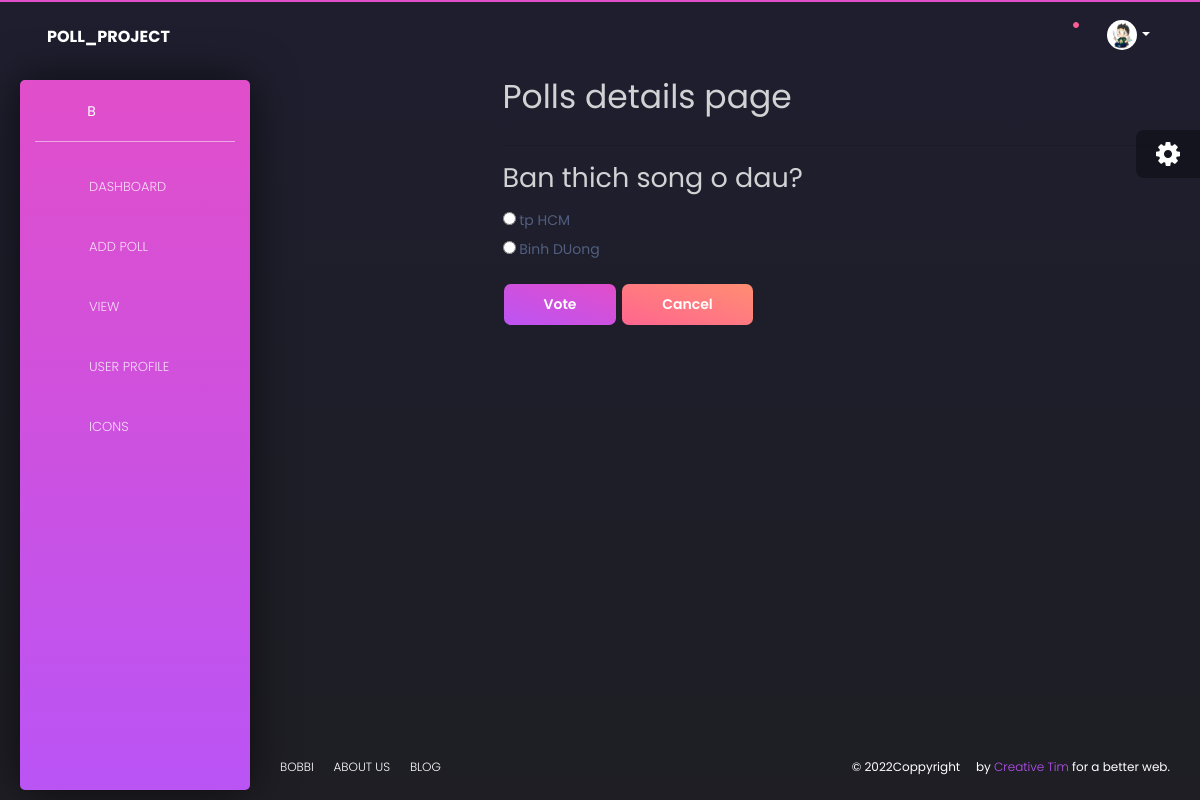
Screenshot of /1/ (signed in) with the database file from the repository.
### poll/models.py (models this page shows, shortened)
class User(AbstractUser):
    profile_pic = models.ImageField(upload_to='profile_pic/')
    def __str__(self):
        return self.username

class Poll(models.Model):
    owner = models.ForeignKey(User, on_delete=models.CASCADE)
    text = models.TextField()
    pub_date = models.DateTimeField(default=timezone.now)
    active = models.BooleanField(default=True)
    def __str__(self):
        return self.text

class Choice(models.Model):
    poll = models.ForeignKey(Poll, on_delete=models.CASCADE)
    choice_text = models.CharField(max_length=255)

### poll/views.py (the view)
# urls.py: path('<int:poll_id>/', poll_detail, name="detail"),
def poll_detail(request, poll_id):
    poll = get_object_or_404(Poll, id=poll_id)
    if poll.active is False:
        if mobile(request):
            return render(request, 'home/result_mobile.html', {'poll': poll})
        return render(request, 'home/result_pc.html', {'poll': poll})
    loop_count = poll.choice_set.count()
    context = {
        'poll': poll,
        'loop_time': range(0, loop_count),
    }
    return render(request, 'home/poll_detail.html', context)

### poll/templates/home/poll_detail.html (shortened to what this page needs)
{% extends 'home/base.html' %}
{% block nav %}
<ul class="nav">
    <li class="">
        <a href="{% url 'index' %}">
            <i class="tim-icons icon-chart-pie-36"></i>
            <p>Dashboard</p>
        </a>
    </li>
    {% if user.is_authenticated %}
    <li>
        <a href="{% url 'poll' %} ">
            <i class="tim-icons icon-atom"></i>
            <p>Add Poll</p>
        </a>
    </li>
    {% endif %}
    <li>
        <a href="{% url 'view' %}">
            <i class="tim-icons icon-pin"></i>
            <p>View</p>
        </a>
    </li>
    {% if user.is_authenticated %}
    <li class="">
        <a href="{% url 'profile' user.username %}">
            <i class="tim-icons icon-single-02"></i>
            <p>User Profile</p>
        </a>
    </li>
    {% endif %}
    <li class="">
        <a href="{% url 'icons' %}">
            <i class="tim-icons icon-atom"></i>
            <p>Icons</p>
        </a>
    </li>
</ul>
{% endblock nav %}
{% block content %}
<div class="content">
    <div class="offset-md-3">
        <h1>Polls details page</h1>
        <hr>
        <h2 class="mt-3 mb-3">{{ poll }}</h2>
        <form action="{% url 'vote' poll.id %}" method="POST">
            {% for choice in poll.choice_set.all %}
            <input type="radio" name="choice" id="choice{{ forloop.counter }}" value="{{ choice.id }}">
            <label for="choice{{ forloop.counter }}">{{ choice.choice_text }}</label>
            <br>
            {% endfor %}
            <input type="submit" value="Vote" class="btn btn-primary mt-3">
            <a class="btn btn-warning mt-3" href="{% url 'view' %}" role="button">Cancel</a>
        </form>
    </div>
</div>
{% endblock content %}

### poll/templates/home/base.html (shortened to what this page needs)
<!DOCTYPE html>
{% load static %}
<html lang="en">
<head>
    <link rel="stylesheet" href="https://stackpath.bootstrapcdn.com/bootstrap/4.3.1/css/bootstrap.min.css"
>
    <link rel="stylesheet" href="{% static 'styleChar.css' %} " type="text/css">
    <link rel="stylesheet" type="text/css" href="{% static 'style.css' %}" />
    <link href="https://use.fontawesome.com/releases/v5.0.6/css/all.css" rel="stylesheet">
    <link href="{% static 'css/nucleo-icons.css' %}" rel="stylesheet" />
    <link href="{% static 'css/black-dashboard.css' %}" rel="stylesheet" />
    <link href="{% static 'demo/demo.css' %}" rel="stylesheet" />
    <link href="https://maxcdn.bootstrapcdn.com/font-awesome/4.3.0/css/font-awesome.min.css" rel="stylesheet">
    <link href="{% static 'profile.css' %} " rel="stylesheet">
</head>
<body class="">
    <div class="wrapper">
        <div class="sidebar">
            <div class="sidebar-wrapper">
                {% if user.is_authenticated %}
                <div class="logo">
                    <a href="javascript:void(0)" class="simple-text logo-mini">
                    </a>
                    {% if user.is_authenticated %}
                    <a href="javascript:void(0)" class="simple-text logo-normal">
                        {{user.username}}
                    </a>
                    {% endif %}
                </div>
                {% endif %}
                {% block nav %}{% endblock nav %}
            </div>
        </div>
        <div class="main-panel">
            <nav class="navbar navbar-expand-lg navbar-absolute navbar-transparent">
                <div class="container-fluid">
                    <div class="navbar-wrapper">
                        <a class="navbar-brand" href="javascript:void(0)">POLL_PROJECT</a>
                    </div>
                    <div class="collapse navbar-collapse" id="navigation">
                        <ul class="navbar-nav ml-auto">
                            {% if user.is_authenticated %}
                            <li class="search-bar input-group">
                                {% else %}
                            <li class="search-bar">
                                {% endif %}
                                <button class="btn btn-link" id="search-button" data-toggle="modal"
                                    data-target="#searchModal"><i class="tim-icons icon-zoom-split"></i>
                                </button>
                            </li>
                            <li class="dropdown nav-item">
                                <a href="javascript:void(0)" class="dropdown-toggle nav-link" data-toggle="dropdown">
                                    <div class="notification d-none d-lg-block d-xl-block"></div>
                                    <i class="tim-icons icon-sound-wave"></i>
                                </a>
                            </li>
                            {% if not user.is_authenticated %}
                            <li class="nav-item">
                                <a href="{% url 'login' %} " class="nav-link"> Dang Nhap </a>
                            </li>
                            <li class="nav-item">
                                <a href="{% url 'register' %} " class="nav-link"> Dang Ki </a>
                            </li>
                            {% else %}
                            <li class="dropdown nav-item">
                                <a href="#" class="dropdown-toggle nav-link" data-toggle="dropdown">
                                    <div class="photo">
                                        <img src="{{user.profile_pic.url}}" alt="Profile Photo">
                                    </div>
                                    <b class="caret d-none d-lg-block d-xl-block"></b>
                                </a>
                            </li>
                            {% endif %}
                        </ul>
                    </div>
                </div>
            </nav>
            {% block content %}
            {% endblock content %}
            <footer class="footer">
                <div class="container-fluid">
                    <ul class="nav">
                        <li class="nav-item">
                            <a href="javascript:void(0)" class="nav-link">
                                Bobbi
                            </a>
                        </li>
                        <li class="nav-item">
                            <a href="javascript:void(0)" class="nav-link">
                                About Us
                            </a>
                        </li>
                        <li class="nav-item">
                            <a href="javascript:void(0)" class="nav-link">
                                Blog
                            </a>
                        </li>
                    </ul>
                    <div class="copyright">
                        ©
                        Coppyright <i class="tim-icons icon-heart-2"></i> by
                        <a href="javascript:void(0)" target="_blank">Creative Tim</a> for a better web.
                    </div>
                </div>
            </footer>
        </div>
    </div>
    <div class="fixed-plugin">
        <div class="dropdown show-dropdown">
            <a href="#" data-toggle="dropdown">
                <i class="fa fa-cog fa-2x"> </i>
            </a>
        </div>
    </div>
</body>
</html>

### poll/static/styleChar.css (style rules this page uses)
body { font-family: "Open Sans", Arial; background: #EDEDED; }
p { margin-top: 2rem; font-size: 13px; }

### poll/static/style.css (style rules this page uses)
.navbar-default, .btn, .form-control, .panel { border-radius: 0; }
a.navbar-brand, .panel-title { font-weight: bolder; }

### poll/static/profile.css (style rules this page uses)
body { background: #654ea3; background: linear-gradient(to right, #e96443, #904e95); min-height: 100vh; overflow-x: hidden }

### rows the page displays
User: username "B", profile_pic (picture)
Poll: text "Ban thich song o dau?"
Choice: choice_text "tp HCM"
Choice: choice_text "Binh DUong"
